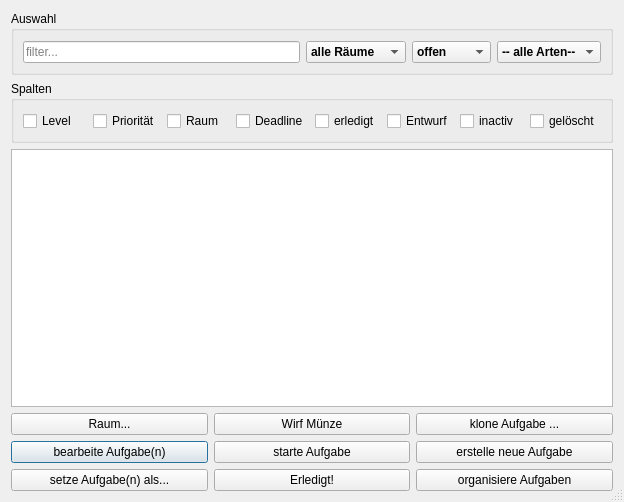
<?xml version="1.0" encoding="UTF-8"?>
<ui version="4.0">
 <class>Dialog</class>
 <widget class="QDialog" name="Dialog">
  <property name="geometry">
   <rect>
    <x>0</x>
    <y>0</y>
    <width>624</width>
    <height>502</height>
   </rect>
  </property>
  <property name="windowTitle">
   <string>Aufgaben</string>
  </property>
  <property name="sizeGripEnabled">
   <bool>true</bool>
  </property>
  <layout class="QVBoxLayout" name="layout">
   <item>
    <widget class="QGroupBox" name="groupBox">
     <property name="title">
      <string>Auswahl</string>
     </property>
     <layout class="QHBoxLayout" name="statusLayout">
      <property name="topMargin">
       <number>10</number>
      </property>
      <item>
       <widget class="QLineEdit" name="field_filter">
        <property name="toolTip">
         <string/>
        </property>
        <property name="inputMask">
         <string/>
        </property>
        <property name="text">
         <string/>
        </property>
        <property name="maxLength">
         <number>32767</number>
        </property>
        <property name="frame">
         <bool>true</bool>
        </property>
        <property name="dragEnabled">
         <bool>true</bool>
        </property>
        <property name="placeholderText">
         <string>filter...</string>
        </property>
        <property name="cursorMoveStyle">
         <enum>Qt::LogicalMoveStyle</enum>
        </property>
        <property name="clearButtonEnabled">
         <bool>true</bool>
        </property>
       </widget>
      </item>
      <item>
       <widget class="QComboBox" name="space">
        <property name="sizePolicy">
         <sizepolicy hsizetype="Preferred" vsizetype="Fixed">
          <horstretch>0</horstretch>
          <verstretch>0</verstretch>
         </sizepolicy>
        </property>
        <property name="minimumSize">
         <size>
          <width>100</width>
          <height>0</height>
         </size>
        </property>
        <property name="font">
         <font>
          <weight>75</weight>
          <bold>true</bold>
         </font>
        </property>
        <property name="toolTip">
         <string>Raum</string>
        </property>
        <property name="editable">
         <bool>false</bool>
        </property>
        <property name="currentText">
         <string>alle Räume</string>
        </property>
        <property name="currentIndex">
         <number>0</number>
        </property>
        <property name="maxVisibleItems">
         <number>12</number>
        </property>
        <item>
         <property name="text">
          <string>alle Räume</string>
         </property>
        </item>
       </widget>
      </item>
      <item>
       <widget class="QComboBox" name="status">
        <property name="font">
         <font>
          <weight>75</weight>
          <bold>true</bold>
         </font>
        </property>
        <property name="toolTip">
         <string>Status</string>
        </property>
        <item>
         <property name="text">
          <string>offen</string>
         </property>
        </item>
        <item>
         <property name="text">
          <string>Entwurf</string>
         </property>
        </item>
        <item>
         <property name="text">
          <string>inaktiv</string>
         </property>
        </item>
        <item>
         <property name="text">
          <string>erledigt</string>
         </property>
        </item>
        <item>
         <property name="text">
          <string>gelöscht</string>
         </property>
        </item>
        <item>
         <property name="text">
          <string>-- alles --</string>
         </property>
        </item>
       </widget>
      </item>
      <item>
       <widget class="QComboBox" name="ilk">
        <property name="font">
         <font>
          <weight>75</weight>
          <italic>false</italic>
          <bold>true</bold>
         </font>
        </property>
        <property name="toolTip">
         <string>Art</string>
        </property>
        <item>
         <property name="text">
          <string>-- alle Arten--</string>
         </property>
        </item>
        <item>
         <property name="text">
          <string>Aufgabe</string>
         </property>
        </item>
        <item>
         <property name="text">
          <string>Gewohnheit</string>
         </property>
        </item>
        <item>
         <property name="text">
          <string>Tradition</string>
         </property>
        </item>
        <item>
         <property name="text">
          <string>Routine</string>
         </property>
        </item>
       </widget>
      </item>
     </layout>
    </widget>
   </item>
   <item>
    <widget class="QGroupBox" name="horizontalGroupBox">
     <property name="title">
      <string>Spalten</string>
     </property>
     <layout class="QHBoxLayout" name="horizontalLayout">
      <property name="topMargin">
       <number>10</number>
      </property>
      <item>
       <widget class="QCheckBox" name="check_level">
        <property name="text">
         <string>Level</string>
        </property>
       </widget>
      </item>
      <item>
       <widget class="QCheckBox" name="check_priority">
        <property name="text">
         <string>Priorität</string>
        </property>
       </widget>
      </item>
      <item>
       <widget class="QCheckBox" name="check_space">
        <property name="text">
         <string>Raum</string>
        </property>
       </widget>
      </item>
      <item>
       <widget class="QCheckBox" name="check_deadline">
        <property name="text">
         <string>Deadline</string>
        </property>
       </widget>
      </item>
      <item>
       <widget class="QCheckBox" name="check_done">
        <property name="text">
         <string>erledigt</string>
        </property>
       </widget>
      </item>
      <item>
       <widget class="QCheckBox" name="check_draft">
        <property name="text">
         <string>Entwurf</string>
        </property>
       </widget>
      </item>
      <item>
       <widget class="QCheckBox" name="check_inactive">
        <property name="text">
         <string>inactiv</string>
        </property>
       </widget>
      </item>
      <item>
       <widget class="QCheckBox" name="check_deleted">
        <property name="text">
         <string>gelöscht</string>
        </property>
       </widget>
      </item>
     </layout>
    </widget>
   </item>
   <item>
    <widget class="QTableWidget" name="task_list">
     <property name="sizePolicy">
      <sizepolicy hsizetype="Preferred" vsizetype="Expanding">
       <horstretch>0</horstretch>
       <verstretch>0</verstretch>
      </sizepolicy>
     </property>
     <property name="font">
      <font>
       <family>Segoe UI</family>
       <weight>75</weight>
       <bold>true</bold>
      </font>
     </property>
     <property name="autoFillBackground">
      <bool>false</bool>
     </property>
     <property name="styleSheet">
      <string notr="true"/>
     </property>
     <property name="midLineWidth">
      <number>0</number>
     </property>
     <property name="verticalScrollBarPolicy">
      <enum>Qt::ScrollBarAsNeeded</enum>
     </property>
     <property name="horizontalScrollBarPolicy">
      <enum>Qt::ScrollBarAlwaysOff</enum>
     </property>
     <property name="sizeAdjustPolicy">
      <enum>QAbstractScrollArea::AdjustToContents</enum>
     </property>
     <property name="autoScroll">
      <bool>true</bool>
     </property>
     <property name="editTriggers">
      <set>QAbstractItemView::NoEditTriggers</set>
     </property>
     <property name="tabKeyNavigation">
      <bool>false</bool>
     </property>
     <property name="showDropIndicator" stdset="0">
      <bool>false</bool>
     </property>
     <property name="dragDropOverwriteMode">
      <bool>false</bool>
     </property>
     <property name="defaultDropAction">
      <enum>Qt::IgnoreAction</enum>
     </property>
     <property name="alternatingRowColors">
      <bool>true</bool>
     </property>
     <property name="selectionMode">
      <enum>QAbstractItemView::ExtendedSelection</enum>
     </property>
     <property name="selectionBehavior">
      <enum>QAbstractItemView::SelectRows</enum>
     </property>
     <property name="textElideMode">
      <enum>Qt::ElideMiddle</enum>
     </property>
     <property name="horizontalScrollMode">
      <enum>QAbstractItemView::ScrollPerPixel</enum>
     </property>
     <property name="showGrid">
      <bool>false</bool>
     </property>
     <property name="sortingEnabled">
      <bool>true</bool>
     </property>
     <property name="wordWrap">
      <bool>false</bool>
     </property>
     <property name="cornerButtonEnabled">
      <bool>true</bool>
     </property>
     <property name="columnCount">
      <number>0</number>
     </property>
     <attribute name="horizontalHeaderCascadingSectionResizes">
      <bool>true</bool>
     </attribute>
     <attribute name="horizontalHeaderDefaultSectionSize">
      <number>100</number>
     </attribute>
     <attribute name="horizontalHeaderMinimumSectionSize">
      <number>5</number>
     </attribute>
     <attribute name="horizontalHeaderStretchLastSection">
      <bool>true</bool>
     </attribute>
     <attribute name="verticalHeaderVisible">
      <bool>true</bool>
     </attribute>
     <attribute name="verticalHeaderCascadingSectionResizes">
      <bool>false</bool>
     </attribute>
     <attribute name="verticalHeaderHighlightSections">
      <bool>true</bool>
     </attribute>
     <attribute name="verticalHeaderShowSortIndicator" stdset="0">
      <bool>false</bool>
     </attribute>
     <attribute name="verticalHeaderStretchLastSection">
      <bool>false</bool>
     </attribute>
    </widget>
   </item>
   <item>
    <layout class="QGridLayout" name="buttonLayout">
     <property name="topMargin">
      <number>0</number>
     </property>
     <item row="2" column="3">
      <widget class="QPushButton" name="button6">
       <property name="enabled">
        <bool>true</bool>
       </property>
       <property name="sizePolicy">
        <sizepolicy hsizetype="MinimumExpanding" vsizetype="Minimum">
         <horstretch>0</horstretch>
         <verstretch>0</verstretch>
        </sizepolicy>
       </property>
       <property name="text">
        <string>erstelle neue Aufgabe</string>
       </property>
       <property name="shortcut">
        <string>6</string>
       </property>
      </widget>
     </item>
     <item row="2" column="1">
      <widget class="QPushButton" name="button4">
       <property name="text">
        <string>bearbeite Aufgabe(n)</string>
       </property>
       <property name="shortcut">
        <string>4</string>
       </property>
       <property name="autoDefault">
        <bool>true</bool>
       </property>
       <property name="default">
        <bool>true</bool>
       </property>
      </widget>
     </item>
     <item row="3" column="2">
      <widget class="QPushButton" name="button2">
       <property name="enabled">
        <bool>true</bool>
       </property>
       <property name="sizePolicy">
        <sizepolicy hsizetype="MinimumExpanding" vsizetype="Minimum">
         <horstretch>0</horstretch>
         <verstretch>0</verstretch>
        </sizepolicy>
       </property>
       <property name="text">
        <string>Erledigt!</string>
       </property>
      </widget>
     </item>
     <item row="2" column="2">
      <widget class="QPushButton" name="button5">
       <property name="sizePolicy">
        <sizepolicy hsizetype="MinimumExpanding" vsizetype="Minimum">
         <horstretch>0</horstretch>
         <verstretch>0</verstretch>
        </sizepolicy>
       </property>
       <property name="text">
        <string>starte Aufgabe</string>
       </property>
       <property name="shortcut">
        <string>5</string>
       </property>
      </widget>
     </item>
     <item row="3" column="1">
      <widget class="QPushButton" name="button1">
       <property name="sizePolicy">
        <sizepolicy hsizetype="MinimumExpanding" vsizetype="Minimum">
         <horstretch>0</horstretch>
         <verstretch>0</verstretch>
        </sizepolicy>
       </property>
       <property name="text">
        <string>setze Aufgabe(n) als...</string>
       </property>
       <property name="shortcut">
        <string>1</string>
       </property>
      </widget>
     </item>
     <item row="1" column="1">
      <widget class="QPushButton" name="button7">
       <property name="enabled">
        <bool>true</bool>
       </property>
       <property name="sizePolicy">
        <sizepolicy hsizetype="MinimumExpanding" vsizetype="Minimum">
         <horstretch>0</horstretch>
         <verstretch>0</verstretch>
        </sizepolicy>
       </property>
       <property name="text">
        <string>Raum...</string>
       </property>
       <property name="shortcut">
        <string>7</string>
       </property>
      </widget>
     </item>
     <item row="1" column="2">
      <widget class="QPushButton" name="button8">
       <property name="sizePolicy">
        <sizepolicy hsizetype="MinimumExpanding" vsizetype="Minimum">
         <horstretch>0</horstretch>
         <verstretch>0</verstretch>
        </sizepolicy>
       </property>
       <property name="text">
        <string>Wirf Münze</string>
       </property>
       <property name="icon">
        <iconset>
         <normaloff>../extra/feathericons/coin.svg</normaloff>../extra/feathericons/coin.svg</iconset>
       </property>
       <property name="shortcut">
        <string>8</string>
       </property>
      </widget>
     </item>
     <item row="1" column="3">
      <widget class="QPushButton" name="button9">
       <property name="enabled">
        <bool>true</bool>
       </property>
       <property name="sizePolicy">
        <sizepolicy hsizetype="MinimumExpanding" vsizetype="Minimum">
         <horstretch>0</horstretch>
         <verstretch>0</verstretch>
        </sizepolicy>
       </property>
       <property name="text">
        <string>klone Aufgabe ...</string>
       </property>
       <property name="shortcut">
        <string>9</string>
       </property>
       <property name="checkable">
        <bool>false</bool>
       </property>
      </widget>
     </item>
     <item row="3" column="3">
      <widget class="QPushButton" name="button3">
       <property name="enabled">
        <bool>true</bool>
       </property>
       <property name="sizePolicy">
        <sizepolicy hsizetype="MinimumExpanding" vsizetype="Minimum">
         <horstretch>0</horstretch>
         <verstretch>0</verstretch>
        </sizepolicy>
       </property>
       <property name="text">
        <string>organisiere Aufgaben</string>
       </property>
       <property name="shortcut">
        <string>3</string>
       </property>
      </widget>
     </item>
    </layout>
   </item>
  </layout>
 </widget>
 <resources/>
 <connections/>
</ui>
